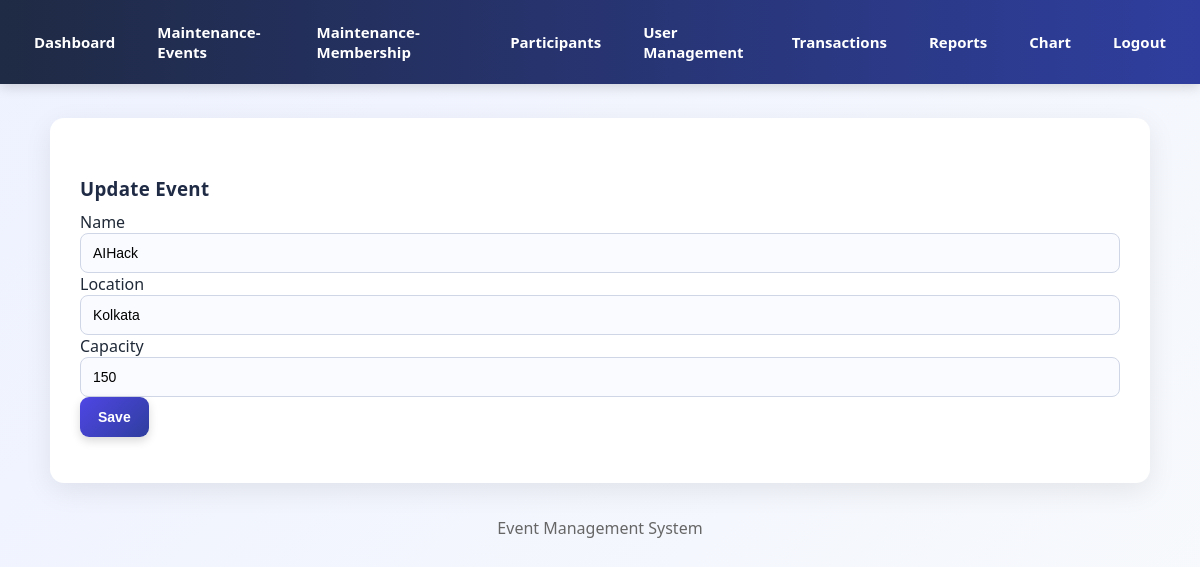
Screenshot of /event_update.php?id=1 (signed in) with the database file from the repository.
### tables this page shows
CREATE TABLE `events` (
  `id` int(11) NOT NULL,
  `name` varchar(100) NOT NULL,
  `type` varchar(50) NOT NULL,
  `location` varchar(100) NOT NULL,
  `event_date` date NOT NULL,
  `capacity` int(11) NOT NULL,
  `created_at` timestamp NOT NULL DEFAULT current_timestamp()
);

### event_update.php (the view, shortened to what this page needs)
<?php include "header.php"; require_admin();
$id = intval($_GET['id']);
$s=$pdo->prepare("SELECT * FROM events WHERE id=?");
$s->execute([$id]);
$e=$s->fetch();
?>
<div class="container">
<h3>Update Event</h3>
<form method="post">
Name<input name="name" value="<?= $e['name'] ?>" required>
Location<input name="location" value="<?= $e['location'] ?>" required>
Capacity<input name="cap" value="<?= $e['capacity'] ?>" required>
<button>Save</button>
</form>
</div>
<?php include "footer.php"; ?>

### style.css (style rules this page uses)
* { box-sizing:border-box; }
.container { max-width:1100px; margin:34px auto; background:white; padding:30px; border-radius:14px; box-shadow:0 8px 28px rgba(0,0,0,0.08); animation:fadeIn .35s ease; }
h1,h2,h3 { margin-top:0; color:#1f2a44; letter-spacing:.3px; }
input, select, textarea { width:100%; padding:11px 12px; border:1px solid #cfd6e6; border-radius:8px; font-size:14px; transition:border .2s, box-shadow .2s; background:#fafbff; }
button { background:linear-gradient(135deg,#4f46e5,#2f3e9e); color:white; padding:12px 18px; border:none; border-radius:9px; font-size:14px; font-weight:600; cursor:pointer; transition:all .2s ease; box-shadow:0 4px 10px rgba(0,0,0,0.15); }
h3 { margin-top:28px; margin-bottom:10px; }

### rows the page displays
events: name "AIHack", location "Kolkata", cap "150"
